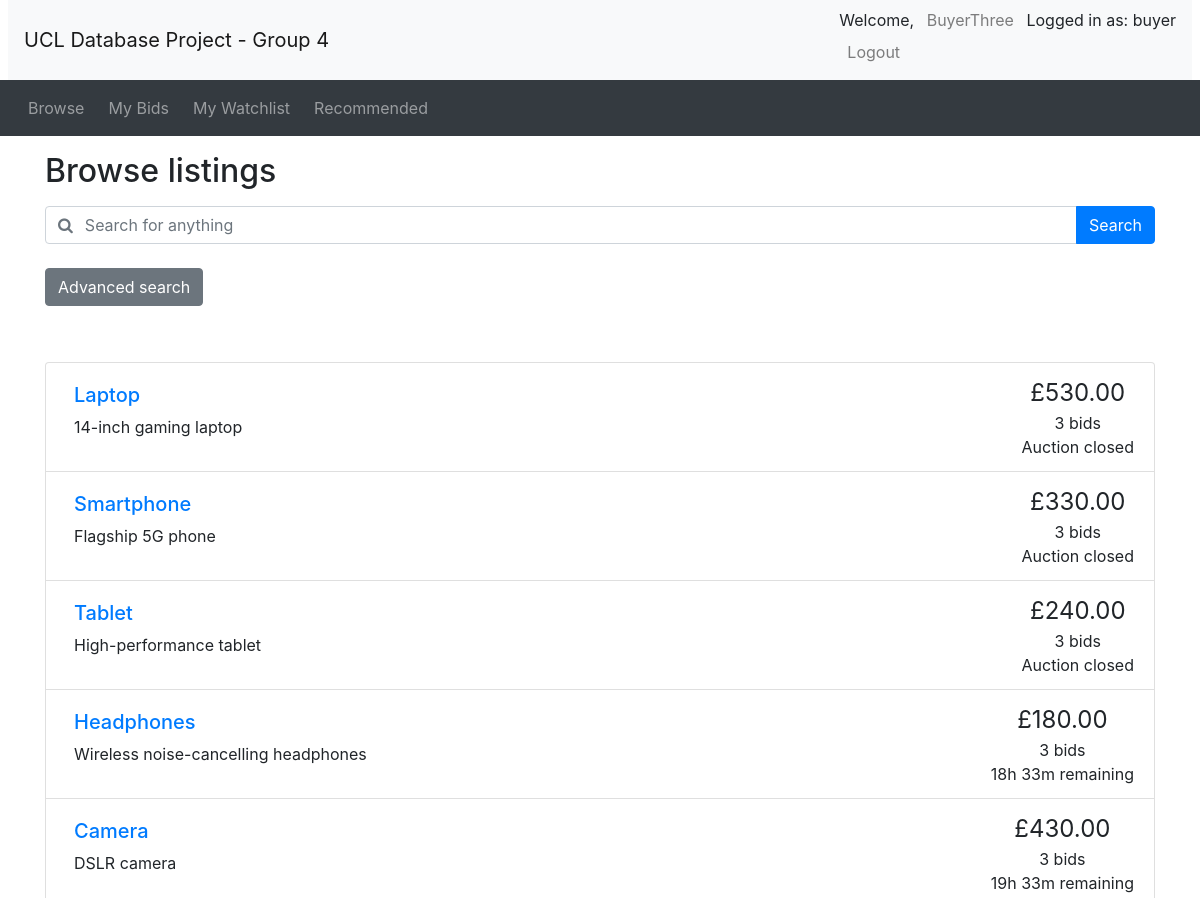
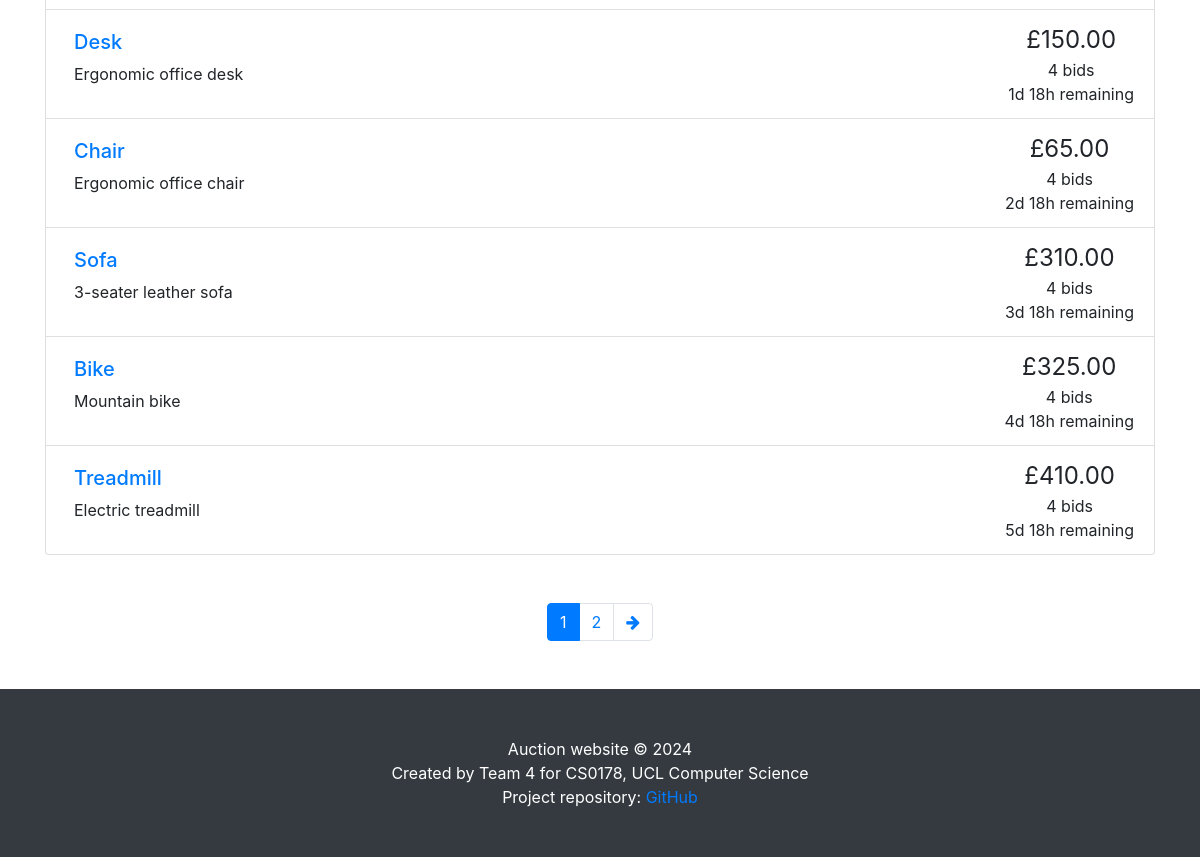
The app's page /browse.php (signed in) with its own data (2 pictures, top to bottom).
### tables this page shows
CREATE TABLE `auctions` (
    `item_id` INT PRIMARY KEY AUTO_INCREMENT,
    `title` VARCHAR(50) UNIQUE NOT NULL,
    `details` TEXT,
    `category` VARCHAR(30) NOT NULL,
    `startPrice` DECIMAL(10, 2) NOT NULL,
    `reservePrice` DECIMAL(10, 2) DEFAULT 0,
    `startDate` DATETIME NOT NULL,
    `endDate` DATETIME NOT NULL,
    `seller_id` INT NOT NULL,
    `status` ENUM('active', 'closed', 'cancelled') NOT NULL DEFAULT 'active',
    FOREIGN KEY (`seller_id`) REFERENCES `seller` (`user_id`) ON DELETE CASCADE
);

CREATE TABLE `bids` (
    `bid_id` INT PRIMARY KEY AUTO_INCREMENT,
    `buyer_id` INT NOT NULL,
    `item_id` INT NOT NULL,
    `bidPrice` DECIMAL(10, 2) NOT NULL,
    `bidTime` DATETIME NOT NULL,
    FOREIGN KEY (`buyer_id`) REFERENCES `buyer` (`user_id`) ON DELETE CASCADE,
    FOREIGN KEY (`item_id`) REFERENCES `auctions` (`item_id`) ON DELETE CASCADE
);

### utilities.php (the view, shortened to what this page needs)
<?php
function display_time_remaining($interval)
{
    if ($interval->days == 0 && $interval->h == 0) {
        $time_remaining = $interval->format('%im %Ss');
    } else if ($interval->days == 0) {
        $time_remaining = $interval->format('%hh %im');
    } else {
        $time_remaining = $interval->format('%ad %hh');
    }
    return $time_remaining;
}
function print_listing_li($item_id, $title, $desc, $price, $num_bids, $end_time, $status)
{
    if (strlen($desc) > 250) {
        $desc_shortened = substr($desc, 0, 250) . '...';
    } else {
        $desc_shortened = $desc;
    }
    if ($num_bids == 1) {
        $bid = ' bid';
    } else {
        $bid = ' bids';
    }
    if ($status == 'cancelled') {
        $time_remaining = 'Auction cancelled';
    } elseif ($status == 'closed') {
        $time_remaining = 'Auction closed';
    } else {
        $end_time = new DateTime($end_time);
        $now = new DateTime();
        if ($now > $end_time) {
            $time_remaining = 'Auction closed';
        } else {
            $time_to_end = date_diff($now, $end_time);
            $time_remaining = display_time_remaining($time_to_end) . ' remaining';
        }
    }
    echo ('
    <li class="list-group-item d-flex justify-content-between">
    <div class="p-2 mr-5"><h5><a href="listing.php?item_id=' . $item_id . '">' . $title . '</a></h5>' . $desc_shortened . '</div>
    <div class="text-center text-nowrap"><span style="font-size: 1.5em">£' . number_format($price, 2) . '</span><br/>' . $num_bids . $bid . '<br/>' . $time_remaining . '</div>
  </li>'
    );
}
?>

### browse.php (shortened to what this page needs)
<?php include_once("header.php") ?>
<?php require("utilities.php") ?>
<div class="container">
	<h2 class="my-3">Browse listings</h2>
	<?php include_once "search_bar.php" ?>
</div>
<?php
if (!isset($_GET['page'])) {
	$curr_page = 1;
} else {
	$curr_page = $_GET['page'];
}
$curr_page = (int)$curr_page;
$sql = "SELECT * FROM auctions";
$result_q = mysqli_query($con, $sql);
$num_results = mysqli_num_rows($result_q);
$results_per_page = 10;
$max_page = ceil($num_results / $results_per_page);
?>
<div class="container mt-5">
	<ul class="list-group">
		<?php
		if ($result_q->num_rows <= 0) {
			echo "No accessible auctions.";
		} else {
			if ($curr_page != "") {
				$sql .= " LIMIT " . (($curr_page - 1) * $results_per_page) . ", $results_per_page";
			}
			$result_q = mysqli_query($con, $sql);
			while ($fetch = mysqli_fetch_array($result_q)) {
				$item_id = $fetch['item_id'];
				$title = $fetch['title'];
				$description = $fetch['details'];
				$bid_sql = "SELECT bidPrice FROM bids WHERE item_id = $item_id ORDER BY bidPrice DESC";
				$bid_result = mysqli_query($con, $bid_sql);
				$num_bids = mysqli_num_rows($bid_result);
				if ($num_bids > 0) {
					$current_price = mysqli_fetch_array($bid_result)[0];
				} else {
					$current_price = $fetch['startPrice'];
				}
				$status = $fetch['status'];
				$end_date = $fetch['endDate'];
				print_listing_li($item_id, $title, $description, $current_price, $num_bids, $end_date, $status);
			}
		}
		?>
	</ul>
	<nav aria-label="Search results pages" class="mt-5">
		<ul class="pagination justify-content-center">
			<?php
			if ($result_q->num_rows > 0) {
				$querystring = "";
				$high_page_boost = max(3 - $curr_page, 0);
				$low_page_boost = max(2 - ($max_page - $curr_page), 0);
				$low_page = max(1, $curr_page - 2 - $low_page_boost);
				$high_page = min($max_page, $curr_page + 2 + $high_page_boost);
				for ($i = $low_page; $i <= $high_page; $i++) {
					if ($i == $curr_page) {
						echo ('
    <li class="page-item active">');
					} else {
						echo ('
    <li class="page-item">');
					}
					echo ('
      <a class="page-link" href="browse.php?' . $querystring . 'page=' . $i . '">' . $i . '</a>
    </li>');
				}
				if ($curr_page != $max_page) {
					echo ('
    <li class="page-item">
      <a class="page-link" href="browse.php?' . $querystring . 'page=' . ($curr_page + 1) . '" aria-label="Next">
        <span aria-hidden="true"><i class="fa fa-arrow-right"></i></span>
        <span class="sr-only">Next</span>
      </a>
    </li>');
				}
			}
			?>
		</ul>
	</nav>
</div>
<?php include_once("footer.php") ?>

### records on screen
auctions: title "Laptop", details "14-inch gaming laptop", bids.bidPrice "530.00", num_bids "3", endDate "Auction closed"
auctions: title "Smartphone", details "Flagship 5G phone", bids.bidPrice "330.00", num_bids "3", endDate "Auction closed"
auctions: title "Tablet", details "High-performance tablet", bids.bidPrice "240.00", num_bids "3", endDate "Auction closed"
auctions: title "Headphones", details "Wireless noise-cancelling headphones", bids.bidPrice "180.00", num_bids "3", endDate "18h 33m remaining"
auctions: title "Camera", details "DSLR camera", bids.bidPrice "430.00", num_bids "3", endDate "19h 33m remaining"
auctions: title "Desk", details "Ergonomic office desk", bids.bidPrice "150.00", num_bids "4", endDate "1d 18h remaining"
auctions: title "Chair", details "Ergonomic office chair", bids.bidPrice "65.00", num_bids "4", endDate "2d 18h remaining"
auctions: title "Sofa", details "3-seater leather sofa", bids.bidPrice "310.00", num_bids "4", endDate "3d 18h remaining"
auctions: title "Bike", details "Mountain bike", bids.bidPrice "325.00", num_bids "4", endDate "4d 18h remaining"
auctions: title "Treadmill", details "Electric treadmill", bids.bidPrice "410.00", num_bids "4", endDate "5d 18h remaining"

### other values on screen
$_SESSION['username'] "BuyerThree"
$_SESSION['account_type'] "buyer"
